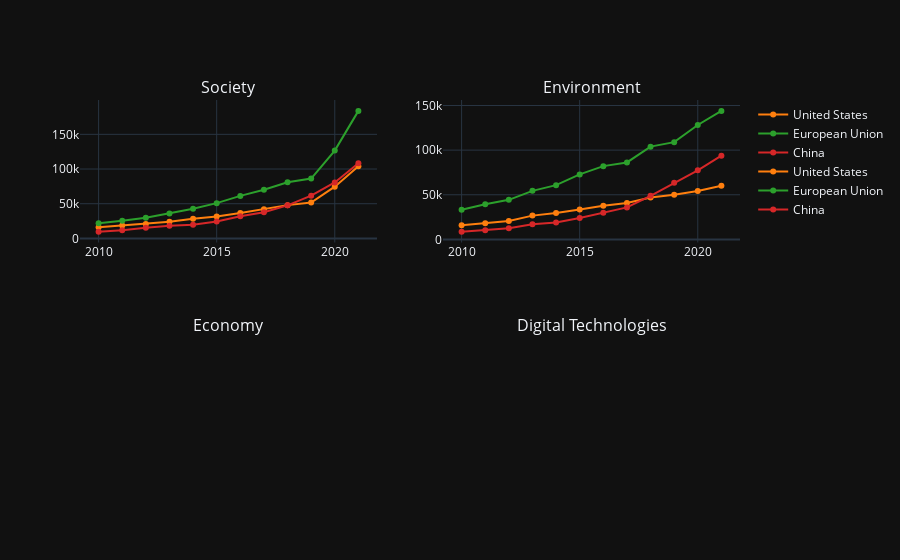

This figure's notebook cell:
### Code cell
fig.add_trace(
    go.Scatter(
        name="United States",
        x=df_country_year.index,
        y=df_country_year_env["United States"],
        legendgroup="group",
        line=dict(width=2, color=cols[1])
    ),
    row=1, col=2
)

fig.add_trace(
    go.Scatter(
        name="European Union",
        x=df_country_year.index,
        y=df_country_year_env["EU"],
        legendgroup="group",
        line=dict(width=2, color=cols[2])
    ),
    row=1, col=2
)

fig.add_trace(
    go.Scatter(
        name="China",
        x=df_country_year.index,
        y=df_country_year_env["China"],
        legendgroup="group",
        line=dict(width=2, color=cols[3])
    ),
    row=1, col=2
)

### Figure 1 — Plotly figure (JSON) as saved in the notebook; plotly's stock layout.template omitted (floating-point values rounded to 4 significant figures)
{"data": [{"legendgroup": "group", "line": {"color": "rgb(255, 127, 14)", "width": 2}, "name": "United States", "x": [2010, 2011, 2012, 2013, 2014, 2015, 2016, 2017, 2018, 2019, 2020, 2021], "y": [16007, 18720, 20798, 24172, 28279, 31686, 36460, 41922, 47966, 51706, 74584, 103843], "type": "scatter", "xaxis": "x", "yaxis": "y"}, {"legendgroup": "group", "line": {"color": "rgb(44, 160, 44)", "width": 2}, "name": "European Union", "x": [2010, 2011, 2012, 2013, 2014, 2015, 2016, 2017, 2018, 2019, 2020, 2021], "y": [21874, 25300, 29941, 35991, 42813, 50823, 61264, 70078, 80963, 86207, 126573, 183811], "type": "scatter", "xaxis": "x", "yaxis": "y"}, {"legendgroup": "group", "line": {"color": "rgb(214, 39, 40)", "width": 2}, "name": "China", "x": [2010, 2011, 2012, 2013, 2014, 2015, 2016, 2017, 2018, 2019, 2020, 2021], "y": [9782, 11692, 15246, 18413, 19619, 24330, 31964, 37641, 47629, 61561, 80594, 108306], "type": "scatter", "xaxis": "x", "yaxis": "y"}, {"legendgroup": "group", "line": {"color": "rgb(255, 127, 14)", "width": 2}, "name": "United States", "x": [2010, 2011, 2012, 2013, 2014, 2015, 2016, 2017, 2018, 2019, 2020, 2021], "y": [15962, 17987, 20659, 26629, 29652, 33559, 37800, 40799, 47001, 50070, 54195, 60019], "type": "scatter", "xaxis": "x2", "yaxis": "y2"}, {"legendgroup": "group", "line": {"color": "rgb(44, 160, 44)", "width": 2}, "name": "European Union", "x": [2010, 2011, 2012, 2013, 2014, 2015, 2016, 2017, 2018, 2019, 2020, 2021], "y": [33185, 39376, 44300, 54356, 60775, 72794, 82084, 86207, 103922, 108963, 128158, 143987], "type": "scatter", "xaxis": "x2", "yaxis": "y2"}, {"legendgroup": "group", "line": {"color": "rgb(214, 39, 40)", "width": 2}, "name": "China", "x": [2010, 2011, 2012, 2013, 2014, 2015, 2016, 2017, 2018, 2019, 2020, 2021], "y": [8700, 10206, 12394, 17010, 19039, 24045, 29921, 35826, 48762, 63334, 77457, 93766], "type": "scatter", "xaxis": "x2", "yaxis": "y2"}], "layout": {"xaxis": {"anchor": "y", "domain": [0.0, 0.45]}, "yaxis": {"anchor": "x", "domain": [0.625, 1.0]}, "xaxis2": {"anchor": "y2", "domain": [0.55, 1.0]}, "yaxis2": {"anchor": "x2", "domain": [0.625, 1.0]}, "xaxis3": {"anchor": "y3", "domain": [0.0, 0.45]}, "yaxis3": {"anchor": "x3", "domain": [0.0, 0.375]}, "xaxis4": {"anchor": "y4", "domain": [0.55, 1.0]}, "yaxis4": {"anchor": "x4", "domain": [0.0, 0.375]}, "annotations": [{"font": {"size": 16}, "showarrow": false, "text": "Society", "x": 0.225, "xanchor": "center", "xref": "paper", "y": 1.0, "yanchor": "bottom", "yref": "paper"}, {"font": {"size": 16}, "showarrow": false, "text": "Environment", "x": 0.775, "xanchor": "center", "xref": "paper", "y": 1.0, "yanchor": "bottom", "yref": "paper"}, {"font": {"size": 16}, "showarrow": false, "text": "Economy", "x": 0.225, "xanchor": "center", "xref": "paper", "y": 0.375, "yanchor": "bottom", "yref": "paper"}, {"font": {"size": 16}, "showarrow": false, "text": "Digital Technologies", "x": 0.775, "xanchor": "center", "xref": "paper", "y": 0.375, "yanchor": "bottom", "yref": "paper"}]}}
